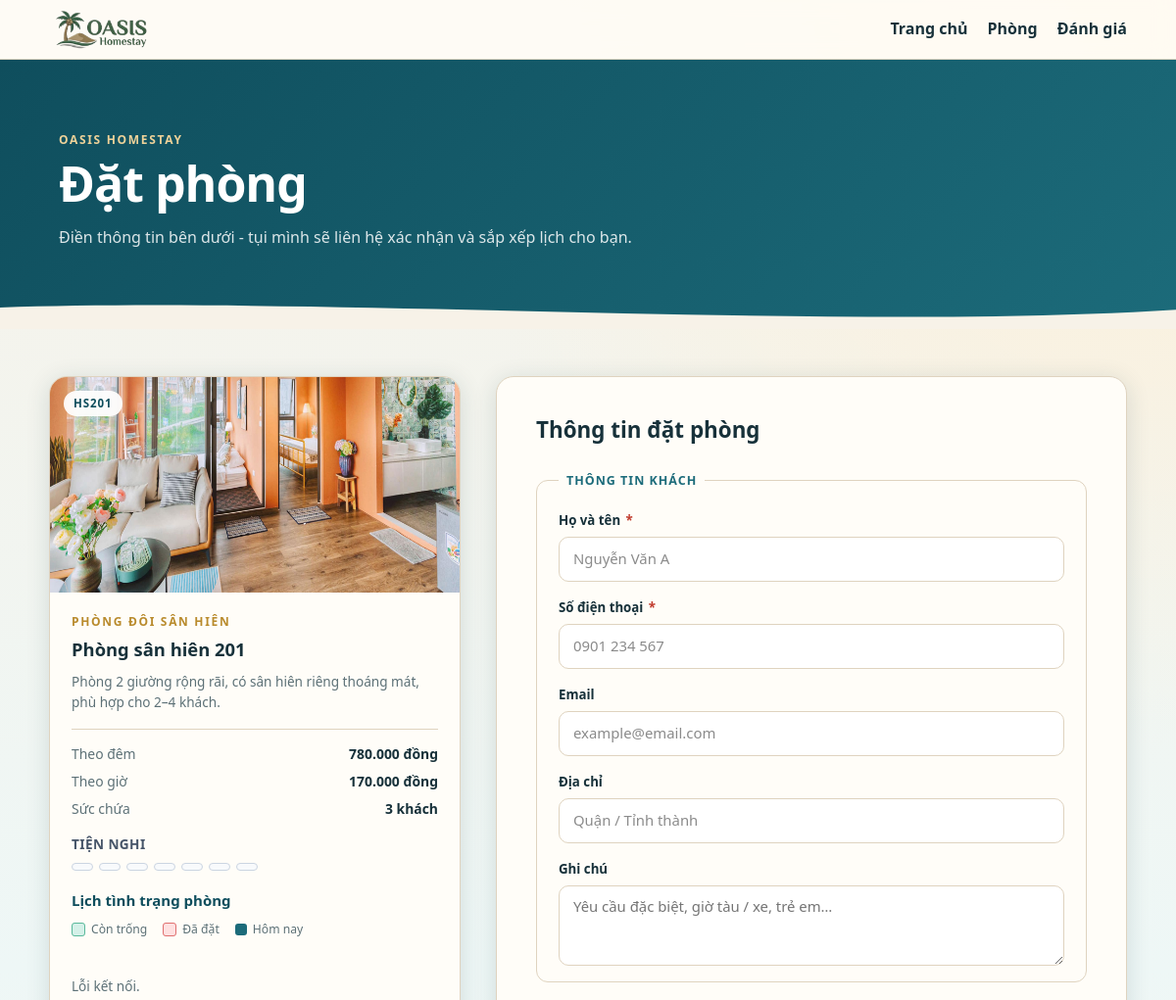
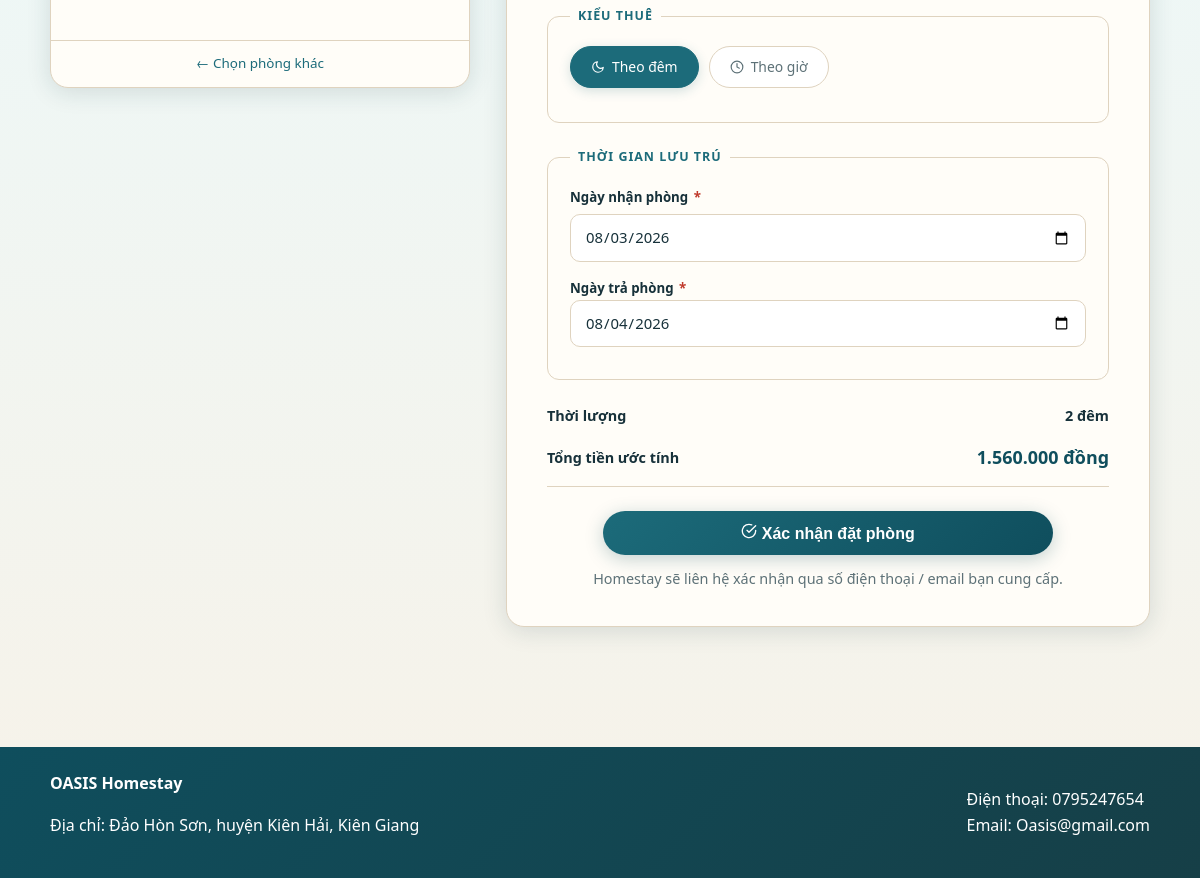
Page /booking.php?id=3 on the committed database (2 pictures, top to bottom).
### tables this page shows
CREATE TABLE phong (
    id_phong INT AUTO_INCREMENT PRIMARY KEY,
    id_loai_phong INT NOT NULL,
    ma_so_phong VARCHAR(20) NOT NULL UNIQUE,
    ten_phong VARCHAR(100) NOT NULL,
    tang INT NOT NULL DEFAULT 1,
    vi_tri VARCHAR(150) DEFAULT NULL,
    huong_view VARCHAR(150) DEFAULT NULL,
    dien_tich DECIMAL(8,2) DEFAULT NULL,
    so_giuong INT NOT NULL DEFAULT 1,
    loai_giuong ENUM('don', 'doi') NOT NULL DEFAULT 'doi',
    co_tu_lanh TINYINT(1) NOT NULL DEFAULT 1,
    co_nha_bep TINYINT(1) NOT NULL DEFAULT 0,
    co_tivi_may_chieu TINYINT(1) NOT NULL DEFAULT 1,
    co_bon_tam TINYINT(1) NOT NULL DEFAULT 0,
    co_ban_cong TINYINT(1) NOT NULL DEFAULT 0,
    co_sofa TINYINT(1) NOT NULL DEFAULT 0,
    co_cua_so TINYINT(1) NOT NULL DEFAULT 1,
    duong_dan_hinh VARCHAR(255) NOT NULL,
    hinh_2 VARCHAR(255) DEFAULT NULL,
    hinh_3 VARCHAR(255) DEFAULT NULL,
    hinh_4 VARCHAR(255) DEFAULT NULL,
    gia_theo_gio DECIMAL(12,2) DEFAULT NULL,
    gia_theo_ngay DECIMAL(12,2) DEFAULT NULL,
    trang_thai ENUM('dang_hoat_dong', 'tu_sua', 'tam_dung') DEFAULT 'dang_hoat_dong',
    ngay_tao TIMESTAMP DEFAULT CURRENT_TIMESTAMP,
    FOREIGN KEY (id_loai_phong) REFERENCES loai_phong(id_loai_phong),
    INDEX idx_phong_trang_thai (trang_thai)
);

CREATE TABLE loai_phong (
    id_loai_phong INT AUTO_INCREMENT PRIMARY KEY,
    ten_loai_phong VARCHAR(100) NOT NULL,
    mo_ta TEXT,
    suc_chua INT NOT NULL,
    gia_theo_gio DECIMAL(12,2) NOT NULL DEFAULT 0,
    gia_theo_ngay DECIMAL(12,2) NOT NULL DEFAULT 0,
    ngay_tao TIMESTAMP DEFAULT CURRENT_TIMESTAMP
);

### booking.php (the view, shortened to what the rows shown need)
<?php
include "includes/db.php";
include "includes/functions.php";
$now = new DateTimeImmutable('now');
$nowPlusOne = $now->modify('+1 hour');
if ((int)$nowPlusOne->format('i') > 0) {
    $nowPlusOne = $nowPlusOne->modify('+1 hour');
}
$nowPlusOne = $nowPlusOne->setTime((int)$nowPlusOne->format('H'), 0);
$defaultGioNhan = $nowPlusOne->format('H:i');
$defaultGioTra = $nowPlusOne->modify('+1 hour')->format('H:i');
$today = $now->format('Y-m-d');
$tomorrow = $now->modify('+1 day')->format('Y-m-d');
$defaultNgayNhan = $today;
$defaultNgayTra = $tomorrow;
$minDayBooking = $now->modify('+1 hour')->format('Y-m-d');
$idPhong  = isset($_GET['id'])        ? (int)$_GET['id']           : 0;
$ngayNhan = isset($_GET['ngay_nhan']) ? trim($_GET['ngay_nhan'])   : $defaultNgayNhan;
$ngayTra  = isset($_GET['ngay_tra'])  ? trim($_GET['ngay_tra'])    : $defaultNgayTra;
$gioNhan  = isset($_GET['gio_nhan'])  ? trim($_GET['gio_nhan'])    : $defaultGioNhan;
$gioTra   = isset($_GET['gio_tra'])   ? trim($_GET['gio_tra'])     : $defaultGioTra;
$phong = ($idPhong > 0) ? lay_phong_theo_id($conn, $idPhong) : null;
$formSuccess = false;
$maDatPhong  = null;
$fieldErrors = [];
include "includes/header.php";
?>
<section class="bk-hero">
    <div class="bk-hero-inner">
        <h1>Đặt phòng</h1>
    </div>
</section>
<main class="bk-main">
<?php if ($formSuccess): ?>
<section class="bk-success-wrap">
    <div class="bk-success-box">
        <div class="bk-success-icon" aria-hidden="true">
            <svg width="48" height="48" viewBox="0 0 24 24" fill="none"
                 stroke="currentColor" stroke-width="1.8" stroke-linecap="round" stroke-linejoin="round">
                <circle cx="12" cy="12" r="10"/>
                <polyline points="9 12 11 14 15 10"/>
            </svg>
        </div>
        <h2 class="bk-success-title">Đặt phòng thành công!</h2>
        <p class="bk-success-sub">
            Yêu cầu của bạn đã được ghi nhận.<br>
            Homestay sẽ liên hệ xác nhận trong thời gian sớm nhất.
        </p>
        <div class="bk-success-meta">
            <div class="bk-success-meta-row">
                <span class="bk-meta-label">Mã đặt phòng</span>
                <span class="bk-meta-val bk-meta-code">#<?php echo str_pad($maDatPhong, 5, '0', STR_PAD_LEFT); ?></span>
            </div>
            <div class="bk-success-meta-row">
                <span class="bk-meta-label">Phòng</span>
                <span class="bk-meta-val"><?php echo h($phong['ten_phong']); ?> (<?php echo h($phong['ma_so_phong']); ?>)</span>
            </div>
            <div class="bk-success-meta-row">
                <span class="bk-meta-label">Nhận phòng</span>
                <span class="bk-meta-val"><?php echo h(dinh_dang_ngay_gio($ngayNhan, $gioNhan)); ?></span>
            </div>
            <div class="bk-success-meta-row">
                <span class="bk-meta-label">Trả phòng</span>
                <span class="bk-meta-val"><?php echo h(dinh_dang_ngay_gio($ngayTra, $gioTra)); ?></span>
            </div>
            <div class="bk-success-meta-row">
                <span class="bk-meta-label">Trạng thái</span>
                <span class="bk-meta-val bk-badge-pending">Chờ xác nhận</span>
            </div>
        </div>
        <div class="bk-success-actions">
            <a href="index.php" class="bk-btn-primary">Về trang chủ</a>
        </div>
    </div>
</section>
<?php else: ?>
<div class="bk-layout">
    <aside class="bk-room-card">
        <div class="bk-room-img-wrap">
            <img src="<?php echo h(asset_url($phong['duong_dan_hinh'])); ?>"
                 alt="<?php echo h($phong['ten_phong']); ?>"
                 class="bk-room-img">
            <span class="bk-room-badge"><?php echo h($phong['ma_so_phong']); ?></span>
        </div>
        <div class="bk-room-info">
            <p class="eyebrow" style="margin:0 0 4px"><?php echo h($phong['ten_loai_phong']); ?></p>
            <h2 class="bk-room-name"><?php echo h($phong['ten_phong']); ?></h2>
            <p class="bk-room-desc"><?php echo h($phong['mo_ta']); ?></p>
            <div class="bk-room-pricing">
                <div class="bk-price-row">
                    <span class="bk-price-label">Theo đêm</span>
                    <span class="bk-price-val"><?php echo tien_viet_nam($phong['gia_theo_ngay']); ?></span>
                </div>
                <div class="bk-price-row">
                    <span class="bk-price-label">Theo giờ</span>
                    <span class="bk-price-val"><?php echo tien_viet_nam($phong['gia_theo_gio']); ?></span>
                </div>
                <div class="bk-price-row">
                    <span class="bk-price-label">Sức chứa</span>
                    <span class="bk-price-val"><?php echo h($phong['suc_chua']); ?> khách</span>
                </div>
            </div>
            <div class="bk-room-amenities" style="margin-top: 14px;">
                <h4 style="margin: 0 0 8px; font-size: 0.85rem; color: #475569; font-weight: 600; text-transform: uppercase; letter-spacing: 0.03em;">Tiện nghi</h4>
                <div style="display:flex; flex-wrap:wrap; gap:6px; color:#1e293b; font-size:0.82rem;">
                    <?php
                    $dsTienNhi = danh_sach_tien_nghi_phong($phong);
                    foreach ($dsTienNhi as $tn) { ?>
                        <span style="display:inline-flex; align-items:center; gap:4px; background:#f8fafc; border:1px solid #cbd5e1; padding:3px 8px; border-radius:5px; font-weight:500;">
                        </span>
                    <?php } ?>
                </div>
            </div>
            <div class="room-modal-calendar-section" style="margin-top: 18px;">
                <div style="display: flex; align-items: center; gap: 8px; margin-bottom: 8px;">
                    <h3 class="room-modal-calc-title" style="margin: 0;">Lịch tình trạng phòng</h3>
                </div>
                <div class="room-cal-legend">
                    <span class="room-cal-legend-item room-cal-legend-avail">Còn trống</span>
                    <span class="room-cal-legend-item room-cal-legend-booked">Đã đặt</span>
                    <span class="room-cal-legend-item room-cal-legend-today">Hôm nay</span>
                </div>
                <div id="booking-room-calendar" class="room-cal-wrap">
                </div>
            </div>
        </div>
        <a href="rooms.php" class="bk-back-link">← Chọn phòng khác</a>
    </aside>
    <section class="bk-form-wrap">
        <h2 class="bk-form-title">Thông tin đặt phòng</h2>
        <form method="post" action="booking.php?id=<?php echo $idPhong; ?>" class="bk-form" id="booking-form" novalidate>
            <fieldset class="bk-fieldset">
                <legend class="bk-legend">Thông tin khách</legend>
                <div class="bk-field">
                    <label for="ho_ten" class="bk-label">Họ và tên <span class="bk-required">*</span></label>
                    <input id="ho_ten" type="text" name="ho_ten"
                           class="bk-input <?php echo isset($fieldErrors['ho_ten']) ? 'bk-input-err' : ''; ?>"
                           placeholder="Nguyễn Văn A"
                           value="<?php echo h($_POST['ho_ten'] ?? ''); ?>" required>
                </div>
                <div class="bk-field">
                    <label for="so_dien_thoai" class="bk-label">Số điện thoại <span class="bk-required">*</span></label>
                    <input id="so_dien_thoai" type="tel" name="so_dien_thoai"
                           class="bk-input <?php echo isset($fieldErrors['so_dien_thoai']) ? 'bk-input-err' : ''; ?>"
                           placeholder="0901 234 567"
                           value="<?php echo h($_POST['so_dien_thoai'] ?? ''); ?>" required>
                </div>
                <div class="bk-field">
                    <label for="email" class="bk-label">Email</label>
                    <input id="email" type="email" name="email"
                           class="bk-input <?php echo isset($fieldErrors['email']) ? 'bk-input-err' : ''; ?>"
                           placeholder="example@email.com"
                           value="<?php echo h($_POST['email'] ?? ''); ?>">
                </div>
                <div class="bk-field">
                    <label for="dia_chi" class="bk-label">Địa chỉ</label>
                    <input id="dia_chi" type="text" name="dia_chi" class="bk-input"
                           placeholder="Quận / Tỉnh thành"
                           value="<?php echo h($_POST['dia_chi'] ?? ''); ?>">
                </div>
                <div class="bk-field">
                    <label for="ghi_chu" class="bk-label">Ghi chú</label>
                    <textarea id="ghi_chu" name="ghi_chu" class="bk-input bk-textarea"
                              placeholder="Yêu cầu đặc biệt, giờ tàu / xe, trẻ em…" rows="3"><?php echo h($_POST['ghi_chu'] ?? ''); ?></textarea>
                </div>
            </fieldset>
            <fieldset class="bk-fieldset">
                <legend class="bk-legend">Kiểu thuê</legend>
                <div class="bk-type-toggle" role="group" aria-label="Kiểu thuê phòng">
                    <label class="bk-type-opt">
                        <span class="bk-type-label">
                            <svg width="14" height="14" viewBox="0 0 24 24" fill="none" stroke="currentColor"
                                 stroke-width="2" stroke-linecap="round" stroke-linejoin="round">
                                <path d="M21 12.79A9 9 0 1 1 11.21 3 7 7 0 0 0 21 12.79z"/>
                            </svg>
                            Theo đêm
                        </span>
                    </label>
                    <label class="bk-type-opt">
                        <span class="bk-type-label">
                            <svg width="14" height="14" viewBox="0 0 24 24" fill="none" stroke="currentColor"
                                 stroke-width="2" stroke-linecap="round" stroke-linejoin="round">
                                <circle cx="12" cy="12" r="10"/><polyline points="12 6 12 12 16 14"/>
                            </svg>
                            Theo giờ
                        </span>
                    </label>
                </div>
            </fieldset>
            <fieldset class="bk-fieldset">
                <legend class="bk-legend">Thời gian lưu trú</legend>
                <div class="bk-field">
                    <label for="ngay_nhan" class="bk-label">Ngày nhận phòng <span class="bk-required">*</span></label>
                    <input id="ngay_nhan" type="date" name="ngay_nhan"
                           class="bk-input <?php echo isset($fieldErrors['ngay_nhan']) ? 'bk-input-err' : ''; ?>"
                           min="<?php echo h($minDayBooking); ?>"
                           value="<?php echo h($ngayNhan); ?>" required>
                </div>
                <div class="bk-field" id="bk-ngay-tra-wrap">
                    <label for="ngay_tra" class="bk-label">Ngày trả phòng <span class="bk-required">*</span></label>
                    <input id="ngay_tra" type="date" name="ngay_tra"
                           class="bk-input <?php echo isset($fieldErrors['ngay_tra']) ? 'bk-input-err' : ''; ?>"
                           min="<?php echo h($ngayNhan); ?>"
                           value="<?php echo h($ngayTra); ?>" required>
                </div>
            </fieldset>
            <div class="bk-duration-row">
                <span class="bk-label bk-duration-label">Thời lượng</span>
                <div class="bk-duration-display" id="bk-duration">1 đêm</div>
            </div>
            <div class="bk-total-line">
                <span class="bk-total-label">Tổng tiền ước tính</span>
                <span class="bk-total-val" id="bk-total-price">-</span>
            </div>
            <button type="submit" class="bk-submit-btn" id="bk-submit">
                <svg width="16" height="16" viewBox="0 0 24 24" fill="none" stroke="currentColor"
                     stroke-width="2" stroke-linecap="round" stroke-linejoin="round">
                    <path d="M22 11.08V12a10 10 0 1 1-5.93-9.14"/>
                    <polyline points="22 4 12 14.01 9 11.01"/>
                </svg>
                Xác nhận đặt phòng
            </button>
            <p class="bk-note">Homestay sẽ liên hệ xác nhận qua số điện thoại / email bạn cung cấp.</p>
        </form>
    </section>
</div>
<?php endif; ?>
</main>
<?php include "includes/footer.php"; ?>

### rows in the picture
phong: duong_dan_hinh (picture), ma_so_phong "HS201", id_loai_phong.ten_loai_phong "PHÒNG ĐÔI SÂN HIÊN", ten_phong "Phòng sân hiên 201", id_loai_phong.mo_ta "Phòng 2 giường rộng rãi, có sân hiên riêng thoáng mát, phù hợp cho 2–4 khách.", id_loai_phong.gia_theo_ngay "780.000 đồng", id_loai_phong.gia_theo_gio "170.000 đồng", id_loai_phong.suc_chua "3"

### other values in the picture
$item['label'] "Trang chủ"
$item['label'] "Phòng"
$item['label'] "Đánh giá"
